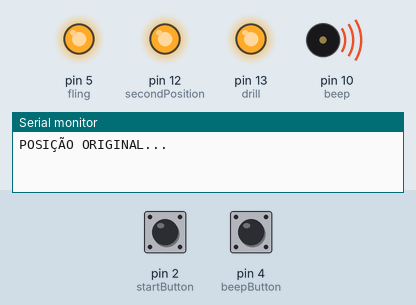
Recording of a sketch running on a simulated Arduino Uno, built with avr-gcc and run on an emulated ATmega328P. Shown: output pins drawn as LEDs (lit = HIGH), buzzer (waves = sounding, pin HIGH), the last lines printed to the serial monitor. Inputs (shaded band) come from the test bench; at power-on: pin 2 (startButton) LOW, pin 4 (beepButton) LOW.

Above: at 1.2 s.
1.3 s: pin 2 (startButton) pulled HIGH for 0.15 s
At 5.55 s:
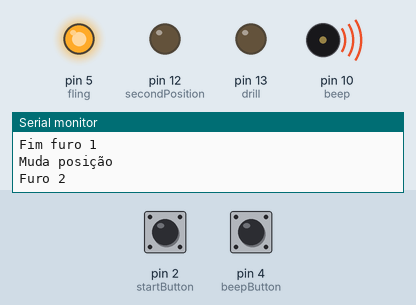
At 6.2 s:
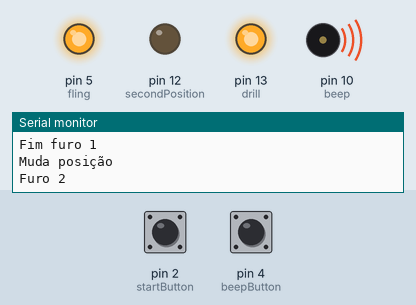
7.4 s: pin 4 (beepButton) pulled HIGH for 3.2 s
12.1 s: pin 2 (startButton) pulled HIGH for 1 s
At 20.15 s:
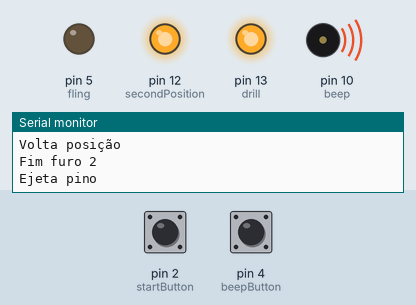
Timing chart, 0 to 21.7 s (numbered marks = the images above; inputs shaded):
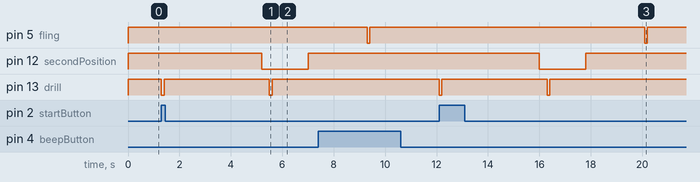

The sketch:

automation.ino
```cpp
const int startButton = 2;
const int drill = 13;
const int secondPosition = 12;
const int fling = 5;
const int beep = 10;
const int beepButton = 4;

int buttonState = 0;
int buttonBeep = 0;
int times = 0;
int limit = 2;

void setup() {
// put your setup code here, to run once:
  Serial.begin(9600);
  pinMode(startButton, INPUT);
  pinMode(beepButton, INPUT);
  pinMode(drill, OUTPUT);
  pinMode(secondPosition, OUTPUT);
  pinMode(fling, OUTPUT);
  pinMode(beep, OUTPUT);


  Serial.println("POSIÇÃO ORIGINAL...");
  digitalWrite(secondPosition, HIGH);
  digitalWrite(fling, HIGH);
  digitalWrite(drill, HIGH);
  digitalWrite(beep, HIGH);
}

void loop() {
  // put your main code here, to run repeatedly:
  int startTime = 0;
  int finishTime = 0;

  buttonState = digitalRead(startButton);
  buttonBeep = digitalRead(beepButton);

  if(buttonBeep == HIGH){
    Serial.println("zerou");
    times = 0;
  }
  if(times == limit) {
    Serial.println("Sirene ON");
    digitalWrite(beep, LOW);
  } else {
    digitalWrite(beep, HIGH);
  }
  if(buttonState == HIGH){
    while(buttonState == LOW){}

    startTime= millis();

    Serial.println("Start");
    Serial.println("Furo 1");
    digitalWrite(drill, LOW);
    digitalWrite(secondPosition, HIGH);
    digitalWrite(fling, HIGH);
    delay(100);
    digitalWrite(drill, HIGH);
    delay(3500);
    Serial.println("Fim furo 1");
    delay(300);
    Serial.println("Muda posição");
    digitalWrite(secondPosition, LOW);
    delay(300);
    Serial.println("Furo 2");
    digitalWrite(drill, LOW);
    delay(100);
    digitalWrite(drill, HIGH);
    delay(1400);
    Serial.println("Volta posição");
    digitalWrite(secondPosition, HIGH);
    delay(2000);
    Serial.println("Fim furo 2");
    delay(300);
    Serial.println("Ejeta pino");
    digitalWrite(fling, LOW);
    delay(100);
    digitalWrite(fling, HIGH);
    delay(1000);
    Serial.println("Finish");
    times = times+1;
    Serial.println(times);

    finishTime = millis() - startTime;
    Serial.println(finishTime);
  }

}
```

Measured:
- after the input at 1.3 s, pin 12 (secondPosition): HIGH → LOW after 3.9 s, → HIGH 1.8 s later; pin 13 (drill): alternates HIGH for 4.1 s and LOW for 0.10 s, starting at once
- after the input at 12.1 s, pin 5 (fling): HIGH → LOW after 8.0 s, → HIGH 0.10 s later; pin 12 (secondPosition): HIGH → LOW after 3.9 s, → HIGH 1.8 s later; pin 13 (drill): alternates HIGH for 4.1 s and LOW for 0.10 s, starting at once
